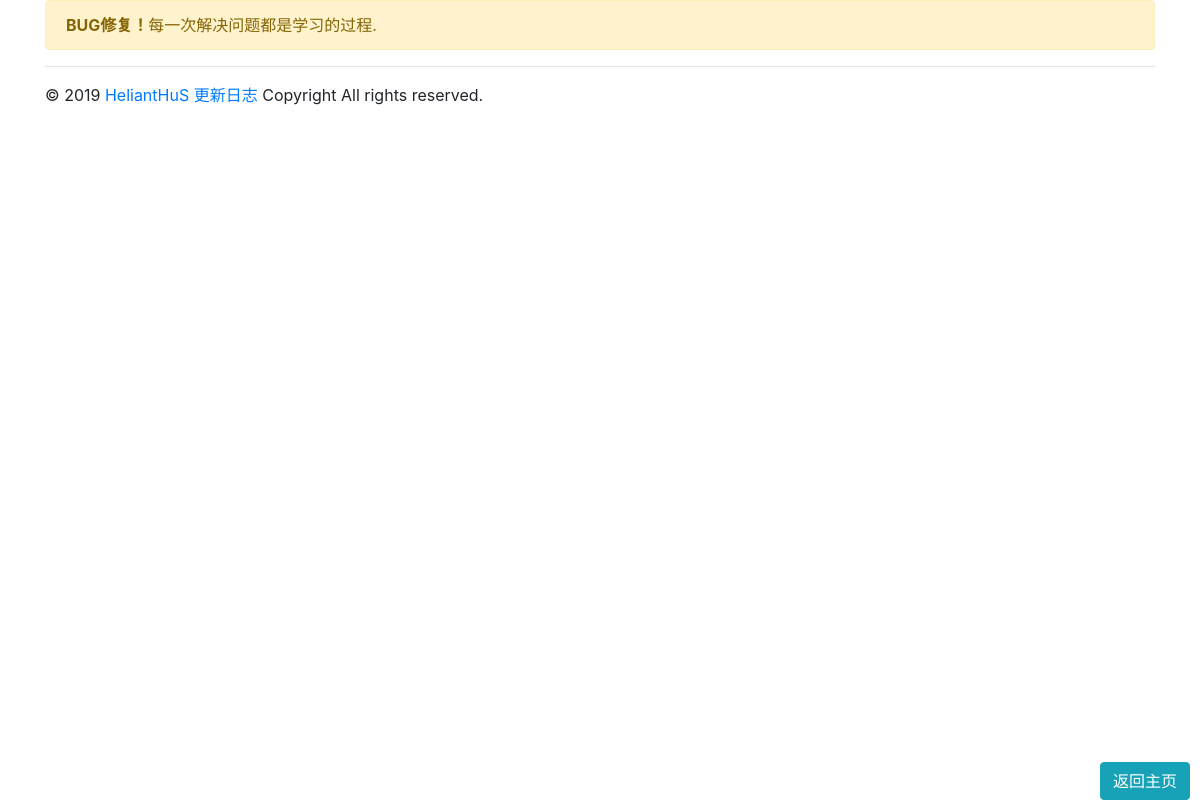
/bugs/, run on an earlier commit of the app's database.
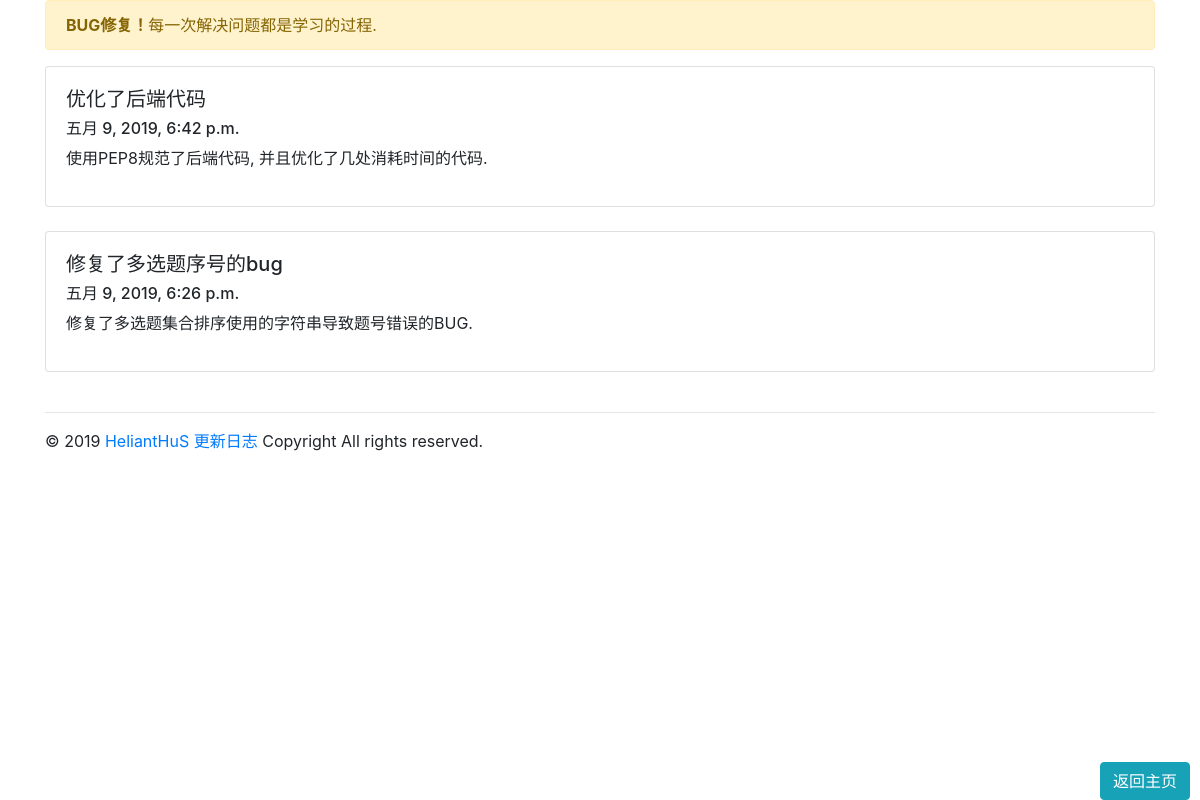
And on a later commit of the database.
### kaoshi/models.py (models this page shows)
class Bugs(models.Model):
    id = models.IntegerField(auto_created=True, primary_key=True, verbose_name="序号", unique=True)
    title = models.CharField(max_length=255, verbose_name="标题")
    date = models.DateTimeField(auto_now_add=True, verbose_name="日期")
    content = models.TextField(verbose_name="内容")

### kaoshi/views.py (the view)
# urls.py: path('bugs/', views.bugs, name="bugs"),
def bugs(request):
    if request.method == "GET":
        data = Bugs.objects.order_by("-id")
        return render(request, "bugs.html", {
            "data": data,
        })

### templates/bugs.html (shortened to what this page needs)
{% extends 'base.html' %}
{% block body %}
    <div class="container">
        <div class="alert alert-warning"><strong>BUG修复！</strong>每一次解决问题都是学习的过程.</div>
        {% for i in data %}
            <div class="card">
                <div class="card-body">
                    <h5>{{ i.title }}</h5>
                    <h6>{{ i.date }}</h6>
                    <p>{{ i.content }}</p>
                </div>
            </div>
            <br>
        {% endfor %}
    </div>
    <div style="position: fixed; margin-right: 10px; bottom: 0; right: 0; float: right;">
        <a href="{% url 'index' %}" class="btn btn-info">返回主页</a>
    </div>
{% endblock %}

### templates/base.html (shortened to what this page needs)
<!DOCTYPE html>
{% load static %}
<html lang="en">
<head>
    <link rel="stylesheet" href="{% static "css/main.css" %}">
    <link rel="stylesheet" href="{% static "css/bootstrap.min.css" %}">
</head>
<body>
    {% block body %}
    {% endblock %}
    <div class="container">
        <hr>
        &copy; 2019
        <a href="https://space.bilibili.com/178530124" target="_blank">HeliantHuS</a>
        <a href="{% url 'bugs' %}">更新日志</a>
        Copyright All rights reserved.
        <br>
    </div>
</body>
</html>

What changed in the data, as far as the page shows it:
added Bugs: title "优化了后端代码", date "五月 9, 2019, 6:42 p.m.", content "使用PEP8规范了后端代码, 并且优化了几处消耗时间的代码."
added Bugs: title "修复了多选题序号的bug", date "五月 9, 2019, 6:26 p.m.", content "修复了多选题集合排序使用的字符串导致题号错误的BUG."
